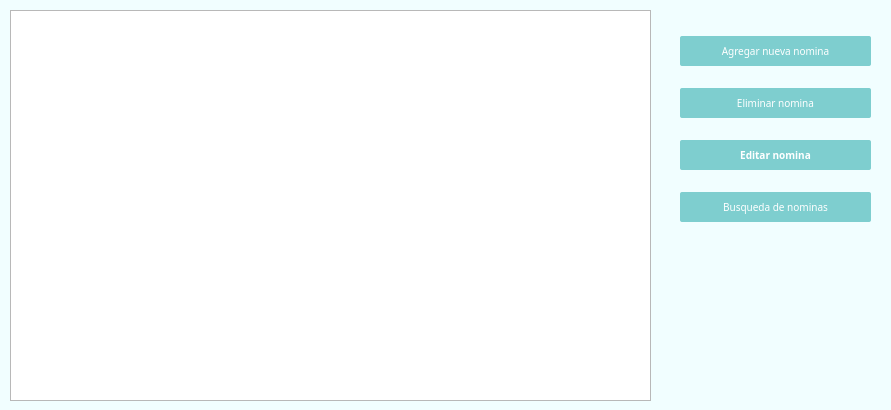
<?xml version="1.0" encoding="UTF-8"?>
<ui version="4.0">
 <class>Form</class>
 <widget class="QWidget" name="Form">
  <property name="geometry">
   <rect>
    <x>0</x>
    <y>0</y>
    <width>891</width>
    <height>410</height>
   </rect>
  </property>
  <property name="windowTitle">
   <string>Form</string>
  </property>
  <property name="styleSheet">
   <string notr="true">#Form{
background-color:#F1FEFF;
}
QPushButton{
background-color:white;
border:none;
}
#btn_delete_nomina,#btn_search_nomina,#btn_add_nomina,#btn_edit_nomina {
background-color:#7ECECF;
font-family:Noto Serif Sinhala ExtraBold;
color:#fff;
font-size:10px;
height:30px;
border-radius:2px;
}</string>
  </property>
  <widget class="QTableView" name="tableView">
   <property name="geometry">
    <rect>
     <x>10</x>
     <y>10</y>
     <width>641</width>
     <height>391</height>
    </rect>
   </property>
  </widget>
  <widget class="QLabel" name="label">
   <property name="geometry">
    <rect>
     <x>670</x>
     <y>240</y>
     <width>211</width>
     <height>151</height>
    </rect>
   </property>
   <property name="text">
    <string/>
   </property>
   <property name="pixmap">
    <pixmap>userOnDesktop.png</pixmap>
   </property>
   <property name="scaledContents">
    <bool>true</bool>
   </property>
  </widget>
  <widget class="QWidget" name="">
   <property name="geometry">
    <rect>
     <x>680</x>
     <y>20</y>
     <width>191</width>
     <height>220</height>
    </rect>
   </property>
   <layout class="QVBoxLayout" name="verticalLayout">
    <item>
     <widget class="QPushButton" name="btn_add_nomina">
      <property name="text">
       <string>Agregar nueva nomina</string>
      </property>
     </widget>
    </item>
    <item>
     <widget class="QPushButton" name="btn_delete_nomina">
      <property name="text">
       <string>Eliminar nomina</string>
      </property>
     </widget>
    </item>
    <item>
     <widget class="QPushButton" name="btn_edit_nomina">
      <property name="font">
       <font>
        <family>Noto Serif Sinhala ExtraBold</family>
        <pointsize>-1</pointsize>
        <bold>true</bold>
       </font>
      </property>
      <property name="styleSheet">
       <string notr="true"/>
      </property>
      <property name="text">
       <string>Editar nomina</string>
      </property>
     </widget>
    </item>
    <item>
     <widget class="QPushButton" name="btn_search_nomina">
      <property name="styleSheet">
       <string notr="true"/>
      </property>
      <property name="text">
       <string>Busqueda de nominas</string>
      </property>
     </widget>
    </item>
   </layout>
  </widget>
 </widget>
 <resources/>
 <connections/>
</ui>
